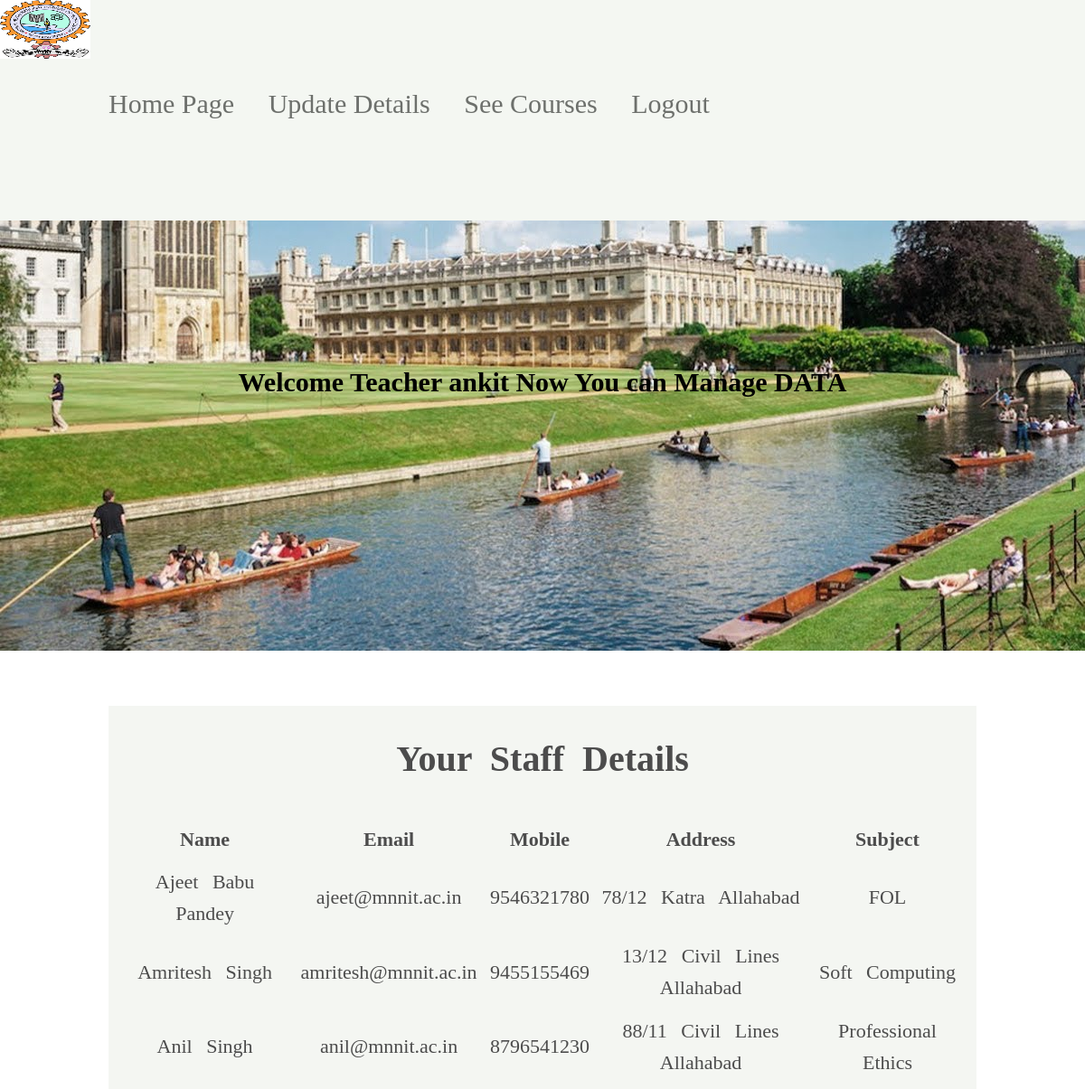
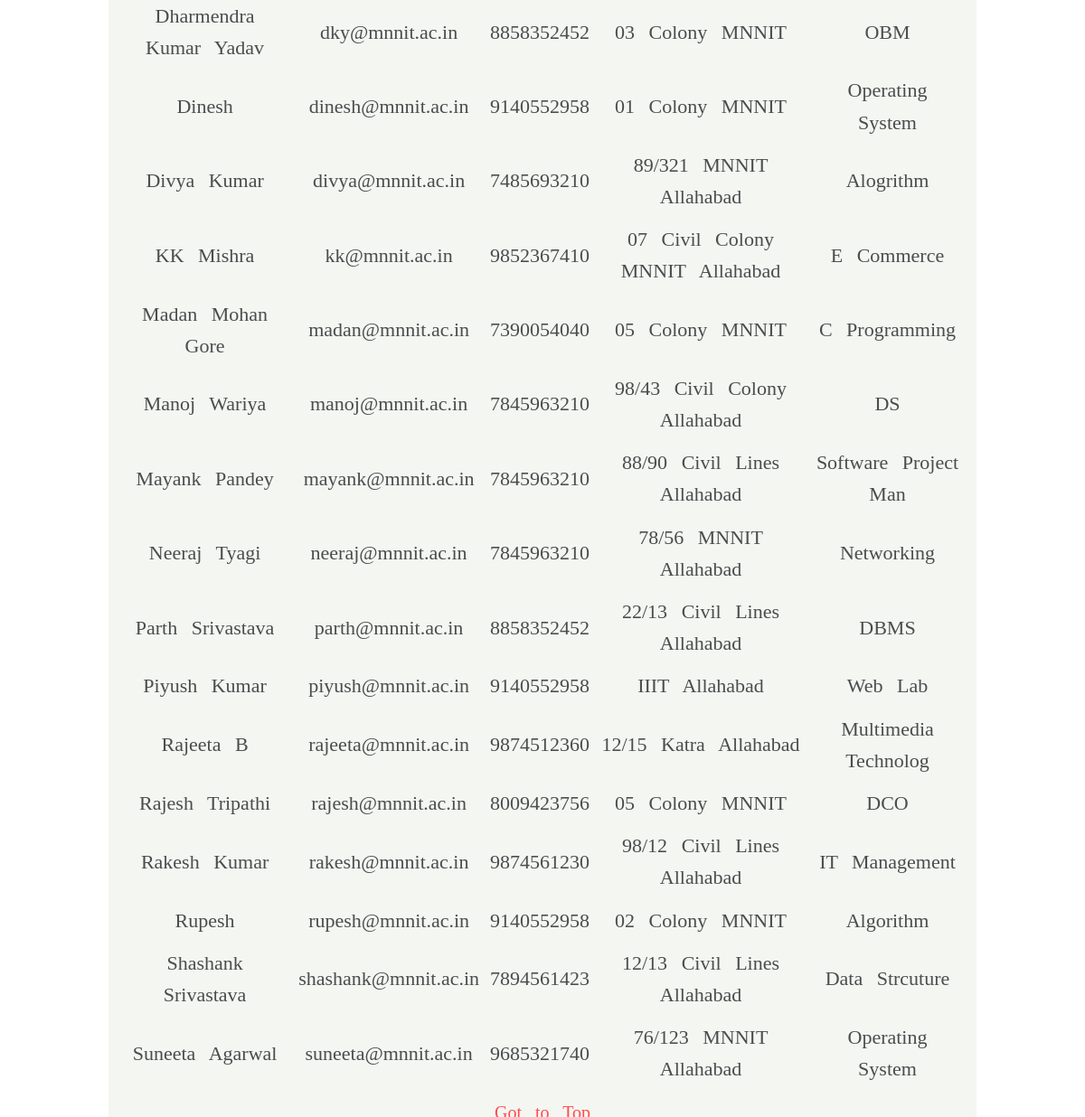
The app's page /teacher_home.php (signed in) with its own data (2 pictures, top to bottom).
### tables this page shows
CREATE TABLE `Teachers` (
  `user_id` varchar(20) NOT NULL,
  `pwd` varchar(20) NOT NULL,
  `fname` varchar(20) NOT NULL,
  `mname` varchar(20) DEFAULT NULL,
  `lname` varchar(20) DEFAULT NULL,
  `email` varchar(30) NOT NULL,
  `mob` varchar(11) NOT NULL,
  `address_line1` varchar(50) NOT NULL,
  `address_line2` varchar(50) DEFAULT NULL,
  `address_line3` varchar(50) DEFAULT NULL,
  `subject` varchar(20) NOT NULL
);

### teacher_home.php (the view, shortened to what this page needs)
<?php
  $con=con();
    $userid = $_SESSION['user_id'];
    $qu="select * from Teachers ";
    $result=$con->query($qu);
?>
<!DOCTYPE html>
 <html>
  <head>
   <link  href="css/teacher_home.css" rel="stylesheet"/>
  </head>
  <body>
    <div id="full">
      <div id="header">
        <div id="lg"> <img src="img/03.jpeg" alt="Image" height="65" width="100"/></div>
        <div id="li">
          <a href="teacher_home.php" class="link"> Home Page &nbsp; &nbsp;</a>
          <a href="update_teacher.php" class="link" > Update Details  &nbsp;  &nbsp;</a>
           <a href="see_details.php" class="link" > See Courses  &nbsp;  &nbsp;</a>
          <a href="logout.php" class="link"> Logout  &nbsp;  &nbsp;</a>
        </div>
      </div>
     <div id="about"> <marquee><h4> Welcome Teacher <?php echo "$userid";?> Now You can Manage DATA </h4></marquee></div>
      <div id="te"> <center><h1> Your Staff Details </h1>
      <?php
           echo "<center><table>";
           echo "<tr><th>Name</th><th>Email</th><th>Mobile</th><th>Address</th><th>Subject</th></tr>";
           while($row1=$result->fetch_array())
            {
              echo "<tr><td>$row1[2] $row1[3] $row1[4]</td><td> $row1[5]</td><td> $row1[6]</td><td>$row1[7] $row1[8] $row1[9]</td><td>$row1[10]</td></tr>";
            }
            echo "</table></center>";
          ?>
        <a href="#top" style="color:red"> Got to Top </a>
     </center>
     </div>
   </div>
  </body>
 </html>

### css/teacher_home.css (style rules this page uses)
body { background-image: url("../img/02.jpeg"); background-repeat:no-repeat; background-attachment: fixed; z-index:-1; }
#full { height:auto; width:100%; z-index:1; }
#header { background-color:#F4F7F2; position:fixed; top:0; left:0; height:10%; width:100%; z-index:1999; }
#lg { position:absolute; height:50%; width:30%; }
#li { position:absolute; left:10%; width:100%; height:50%; top:40%; font-size:30px; color:black; }
.link { color:#6D706C; }
a { color:white; text-decoration:none; }
#about { position:absolute; top:15%; height:auto; font-size:30px; text-align:center; left:10%; right:10%; }
#te { background-color:#EFF2ED; position:absolute; top:32%; font-size:20px; text-align:justify; height:auto; left:10%; opacity:0.7; word-spacing:10px; right:10%; line-height: 1.6; }
table, th, td { margin:2px; text-align: center; padding:5px; cellpadding:15px; margin:3px; font-size:22px; }

### records on screen
teachers: fname "Ajeet", mname "Babu", lname "Pandey", email "ajeet@mnnit.ac.in", mob "9546321780", address_line1 "78/12", address_line2 "Katra", address_line3 "Allahabad", subject "FOL"
teachers: fname "Amritesh", lname "Singh", email "amritesh@mnnit.ac.in", mob "9455155469", address_line1 "13/12", address_line2 "Civil Lines", address_line3 "Allahabad", subject "Soft Computing"
teachers: fname "Anil", lname "Singh", email "anil@mnnit.ac.in", mob "8796541230", address_line1 "88/11", address_line2 "Civil Lines", address_line3 "Allahabad", subject "Professional Ethics"
teachers: fname "Dharmendra", mname "Kumar", lname "Yadav", email "dky@mnnit.ac.in", mob "8858352452", address_line1 "03 Colony MNNIT", subject "OBM"
teachers: fname "Dinesh", email "dinesh@mnnit.ac.in", mob "9140552958", address_line1 "01 Colony MNNIT", subject "Operating System"
teachers: fname "Divya", lname "Kumar", email "divya@mnnit.ac.in", mob "7485693210", address_line1 "89/321", address_line2 "MNNIT", address_line3 "Allahabad", subject "Alogrithm"
teachers: fname "KK", lname "Mishra", email "kk@mnnit.ac.in", mob "9852367410", address_line1 "07 Civil Colony", address_line2 "MNNIT", address_line3 "Allahabad", subject "E Commerce"
teachers: fname "Madan", mname "Mohan", lname "Gore", email "madan@mnnit.ac.in", mob "7390054040", address_line1 "05 Colony MNNIT", subject "C Programming"
teachers: fname "Manoj", lname "Wariya", email "manoj@mnnit.ac.in", mob "7845963210", address_line1 "98/43", address_line2 "Civil Colony", address_line3 "Allahabad", subject "DS"
teachers: fname "Mayank", lname "Pandey", email "mayank@mnnit.ac.in", mob "7845963210", address_line1 "88/90", address_line2 "Civil Lines", address_line3 "Allahabad", subject "Software Project Man"
teachers: fname "Neeraj", lname "Tyagi", email "neeraj@mnnit.ac.in", mob "7845963210", address_line1 "78/56", address_line2 "MNNIT", address_line3 "Allahabad", subject "Networking"
teachers: fname "Parth", lname "Srivastava", email "parth@mnnit.ac.in", mob "8858352452", address_line1 "22/13", address_line2 "Civil Lines", address_line3 "Allahabad", subject "DBMS"
teachers: fname "Piyush", lname "Kumar", email "piyush@mnnit.ac.in", mob "9140552958", address_line1 "IIIT", address_line2 "Allahabad", subject "Web Lab"
teachers: fname "Rajeeta", lname "B", email "rajeeta@mnnit.ac.in", mob "9874512360", address_line1 "12/15", address_line2 "Katra", address_line3 "Allahabad", subject "Multimedia Technolog"
teachers: fname "Rajesh", lname "Tripathi", email "rajesh@mnnit.ac.in", mob "8009423756", address_line1 "05 Colony MNNIT", subject "DCO"
teachers: fname "Rakesh", mname "Kumar", email "rakesh@mnnit.ac.in", mob "9874561230", address_line1 "98/12", address_line2 "Civil Lines", address_line3 "Allahabad", subject "IT Management"
teachers: fname "Rupesh", email "rupesh@mnnit.ac.in", mob "9140552958", address_line1 "02 Colony MNNIT", subject "Algorithm"
teachers: fname "Shashank", lname "Srivastava", email "shashank@mnnit.ac.in", mob "7894561423", address_line1 "12/13", address_line2 "Civil Lines", address_line3 "Allahabad", subject "Data Strcuture"
teachers: fname "Suneeta", lname "Agarwal", email "suneeta@mnnit.ac.in", mob "9685321740", address_line1 "76/123", address_line2 "MNNIT", address_line3 "Allahabad", subject "Operating System"

### other values on screen
$userid "ankit"
